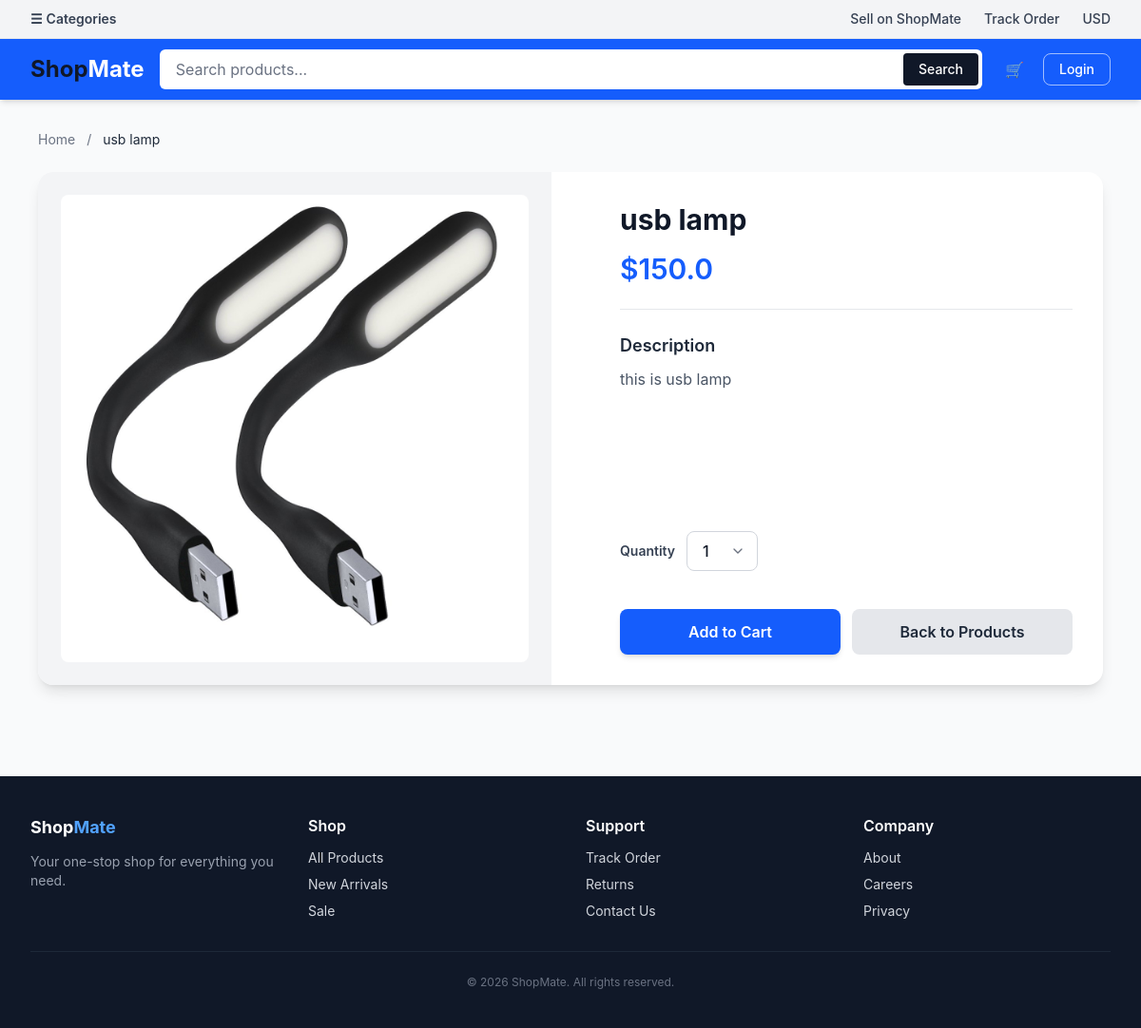
Screenshot of /ecom/usb-lamp with the database file from the repository.
### ecom/models.py (models this page shows, shortened)
class Product(models.Model):
    name = models.CharField(max_length=200)
    price = models.FloatField()
    description = models.TextField()
    image = models.ImageField(upload_to='Ecom/images')
    slug = models.SlugField(unique=True, blank=True)
    stock = models.IntegerField()
    active = models.BooleanField()

### ecom/views.py (the view)
# urls.py: path('<slug:slug>',views.detail,name='detail'),
def detail (request, slug):
    product = Product.objects.get(slug=slug)
    context = {'product':product}
    return  render(request, "ecom/detail.html", context)

### cart/cart.py (called while the page is built)
    def __len__(self):
        return sum(int(item['qty']) for item in self.cart.values())

### cart/context_processors.py (called while the page is built)
def cart_context(request):
    return {'cart': Cart(request)}

### ecom/templates/ecom/detail.html (shortened to what this page needs)
{% extends 'ecom/base.html' %}
{% load static %}
{% block body %}
<div class="product-detail">
    <nav class="product-detail__breadcrumb">
        <a href="{% url 'index' %}">Home</a>
        <span class="product-detail__breadcrumb-separator">/</span>
        <span class="product-detail__breadcrumb-current">{{ product.name }}</span>
    </nav>
    <div class="product-detail__card">
        <div class="product-detail__image-wrapper">
            {% if product.image %}
                <img src="{{ product.image.url }}"
                     alt="{{ product.name }}"
                     class="product-detail__image">
            {% endif %}
        </div>
        <div class="product-detail__info">
            <div>
                <h1 class="product-detail__name">{{ product.name }}</h1>
                <p class="product-detail__price">${{ product.price }}</p>
                <hr class="product-detail__divider">
                <h2 class="product-detail__section-title">Description</h2>
                <p class="product-detail__description">
                    {{ product.description|default:"No description available for this product." }}
                </p>
            </div>
            <div class="product-detail__actions-wrapper">
                <div class="product-detail__quantity">
                    <label for="quantity" class="product-detail__quantity-label">
                        Quantity
                    </label>
                    <select id="quantity"
                            name="quantity"
                            class="product-detail__quantity-select">
                        <option value="1">1</option>
                    </select>
                </div>
                <div class="product-detail__actions">
                    <button class="btn-primary flex-1" onclick="addToCart({{ product.id }})" data-product-id="{{ product.id }}" type="button">
                        Add to Cart
                    </button>
                    <a href="{% url 'ecom:index' %}" class="btn-secondary flex-1">
                        Back to Products
                    </a>
                </div>
            </div>
        </div>
    </div>
</div>
{% endblock %}

### rows the page displays
Product: name "usb lamp", image (picture), price "150.0", description "this is usb lamp"
